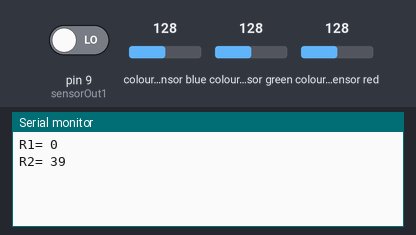
Simulated run of this sketch. Board: Arduino Uno, built with avr-gcc and run on an emulated ATmega328P. Parts: the last lines printed to the serial monitor. Wiring (inferred from the names in the program): TCS3200 colour sensor: output pin 8; S2 pin 11; S3 pin 10; S0 pin 13; S1 pin 12. The test bench sets the inputs (shaded band); at power-on: colour sensor blue 128, colour sensor green 128, colour sensor red 128, pin 9 (sensorOut1) LOW.

Above: at 1.2 s.
1.3 s: colour sensor blue set to 5
At 3.5 s:
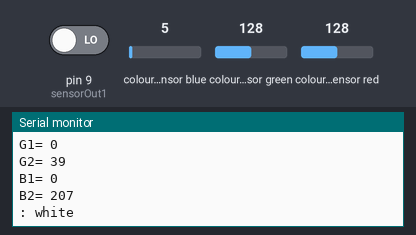
3.6 s: colour sensor green set to 5
5.1 s: colour sensor red set to 5
At 8.4 s:
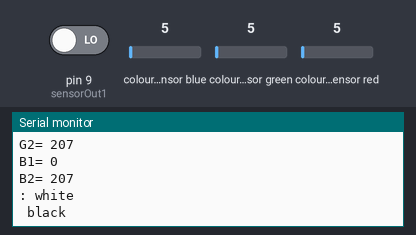
Timing chart, 0 to 9.9 s (numbered marks = the images above; inputs shaded):
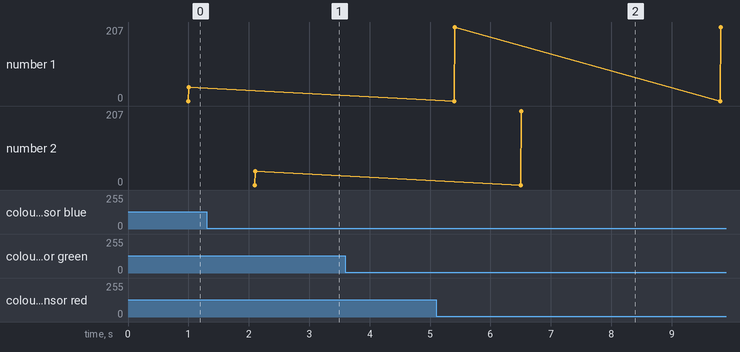

The sketch:

sketch_feb23a.ino
```cpp
#define S0 13
#define S1 12
#define S2 11
#define S3 10
#define sensorOut1 9
#define sensorOut2 8
int Rfrequency[2];
int Bfrequency[2];
int Gfrequency[2];

void setup() {
  pinMode(S0, OUTPUT);
  pinMode(S1, OUTPUT);
  pinMode(S2, OUTPUT);
  pinMode(S3, OUTPUT);
  pinMode(sensorOut1, INPUT);
  pinMode(sensorOut2, INPUT);

  // Setting frequency-scaling to 20%
  digitalWrite(S0,HIGH);
  digitalWrite(S1,LOW);

  Serial.begin(9600);
}
void loop() {
  // Setting red filtered photodiodes to be read
  digitalWrite(S2,LOW);
  digitalWrite(S3,LOW);
  // Reading the output frequency
  Rfrequency[0] = pulseIn(sensorOut1, LOW);
  Rfrequency[1] = pulseIn(sensorOut2, LOW);
  // Printing the value on the serial monitor
  Serial.print("R1= ");//printing name
  Serial.print(Rfrequency[0]);//printing RED color frequency
  Serial.println("");
  Serial.print("R2= ");//printing name
  Serial.print(Rfrequency[1]);//printing RED color frequency
  Serial.println("");
  delay(100);
  // Setting Green filtered photodiodes to be read
  digitalWrite(S2,HIGH);
  digitalWrite(S3,HIGH);
  // Reading the output frequency
  Gfrequency[0] = pulseIn(sensorOut1, LOW);
  Gfrequency[1] = pulseIn(sensorOut2, LOW);
  // Printing the value on the serial monitor
  Serial.print("G1= ");//printing name
  Serial.print(Gfrequency[0]);//printing RED color frequency
  Serial.println("");
  Serial.print("G2= ");//printing name
  Serial.print(Gfrequency[1]);//printing RED color frequency
  Serial.println("");
  //Serial.print("G= ");//printing name
  //Serial.print(Gfrequency);//printing GREEN color frequency
  //Serial.print("  ");
  delay(100);
  // Setting Blue filtered photodiodes to be read
  digitalWrite(S2,LOW);
  digitalWrite(S3,HIGH);
  // Reading the output frequency
  Bfrequency[0] = pulseIn(sensorOut1, LOW);
  Bfrequency[1] = pulseIn(sensorOut2, LOW);
  // Printing the value on the serial monitor
  Serial.print("B1= ");//printing name
  Serial.print(Bfrequency[0]);//printing RED color frequency
  Serial.println("");
  Serial.print("B2= ");//printing name
  Serial.print(Bfrequency[1]);//printing RED color frequency
  Serial.println("");

  //Serial.print("B= ");//printing name
  //Serial.print(Bfrequency);//printing BLUE color frequency
  //Serial.println("  ");
  delay (200);
  for (int i = 0; i < 2; i++) {
    if (Rfrequency[i] < 20 && Gfrequency[i] < 20 && Bfrequency[i] < 10) {
      Serial.println(i + ": white");
    }
    else if (Rfrequency[i] < 50 && Gfrequency[i] < 50 && Bfrequency[i] < 20 && Gfrequency[i] > Rfrequency[i]) {
      Serial.println(i + ": yellow");
    }
    else if (Gfrequency[i] > Rfrequency[i]*2 && Bfrequency[i] < 30) {
      Serial.println(i + ": red");
    }
    else if (Rfrequency[i] >= Gfrequency[i]*1.5 && Bfrequency[i] < 30) {
      Serial.println(i + ": blue");
    }
    else if (Rfrequency[i] >= 150 && Gfrequency[i] >= 150) {
      Serial.println(i + ": black");
    }
  }


  delay(1000);


}
```

Measured:
- after the input at 1.3 s, the serial monitor: prints a new line after 1.9 s (image 1)
- after the input at 5.1 s, the serial monitor: prints a new line after 0.31 s (image 2)
